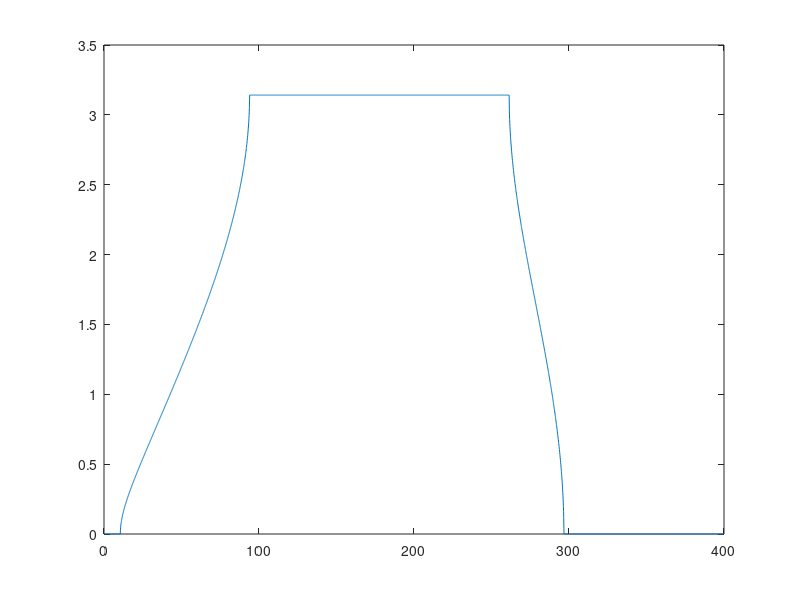

Here is the MATLAB script that generated this plot: (Note: this script raises an error after producing the figure.)
%willisjmps15 Figure 1a
clc
limsup=400;
step=0.1;
f=0:step:limsup;
w=(2*pi*1000).*f;
mu2=8*10^10;
mu1=3*10^9;
ro2=8000;
ro1=1180;
h2=0.0013;
h1=0.003;
h=h1+h2;
K2=0.1/h;

coef11=(ro1/mu1)*(w.^2);
coef12=(ro2/mu2)*(w.^2);
k11=sqrt(coef11-(K2^2));
k12=sqrt(coef12-(K2^2));
num2=mu2*k12;
num1=mu1*k11;
coefaux1=num2./num1;
coefaux2=num1./num2;
coefaux=coefaux1+coefaux2;

trM1=cos(h2*k12).*cos(h1*k11);
trM2=0.5*coefaux.*sin(h2*k12).*sin(h1*k11);
trM=trM1-trM2;
atrM=acos(trM);
iatrM=imag(acos(trM));
ratrM=real(acos(trM));

l1=plot(f,ratrM);
l1.Color='blue';
l1.LineWidth=2;
hold on
l2=plot(f, iatrM);
l2.Color='blue';
legend({'real(K1h)','imag(K1h)'},'Location','southeast')
xlabel('f (kHz)'); 
ylabel('K1h'); 
headline='K2h='+string(K2*h);
prompt=text(limsup/10, max(max(ratrM),max(iatrM))+0.5, headline);

%{
plot(f,ratrM)
hold on
plot(f, iatrM)


M=[f.',ratrM.',iatrM.'];
title=["f" "real" "imag"]
M=[title;M];
writematrix(M,'M_tab.txt','Delimiter','tab');
type 'M_tab.txt';
%}
